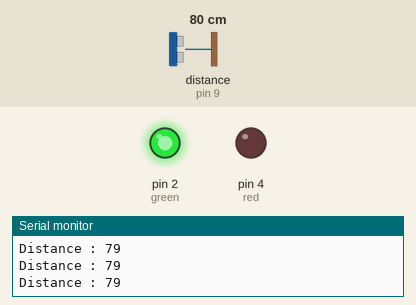
This sketch was run on a simulated Arduino Uno, built with avr-gcc and run on an emulated ATmega328P. Parts: output pins drawn as LEDs (lit = HIGH), the last lines printed to the serial monitor. Wiring (inferred from the names in the program): ultrasonic range finder: trigger pin 10; echo pin 9. Inputs (shaded band) come from the test bench; at power-on: distance to the obstacle (sensor on pin 9) 80 cm. The echo pulse lasts 58.3 µs per cm; pins used as bus, display or sensor lines are not drawn.

Above: at 1.2 s.
1.3 s: distance to the obstacle (sensor on pin 9) set to 56 cm
4.3 s: distance to the obstacle (sensor on pin 9) set to 45 cm
At 4.8 s:
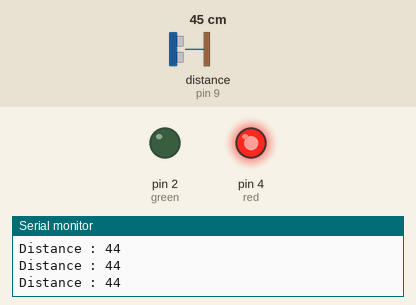
5.9 s: distance to the obstacle (sensor on pin 9) set to 60 cm
At 7.2 s:
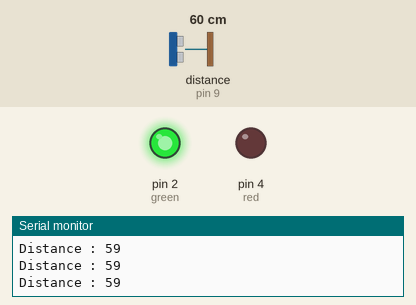
7.5 s: distance to the obstacle (sensor on pin 9) set to 2 cm
At 8.9 s:
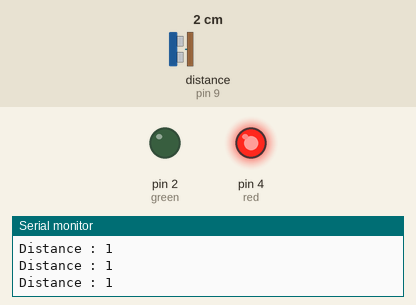
Timing chart, 0 to 10.0 s (numbered marks = the images above; inputs shaded):
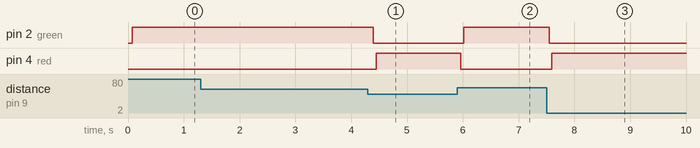

Measured:
- the behaviour switches between 51 and 50 cm on distance to the obstacle (sensor on pin 9) (found by bisection; images 0 and 1)
- after the input at 4.3 s, pin 2 (green): HIGH → LOW after 0.10 s; pin 4 (red): LOW → HIGH after 0.15 s
- after the input at 5.9 s, pin 2 (green): LOW → HIGH after 0.11 s; pin 4 (red): HIGH → LOW after 0.06 s
- after the input at 7.5 s, pin 2 (green): HIGH → LOW at once; pin 4 (red): LOW → HIGH after 0.09 s

The sketch:

UltrasonicSensorTest.ino
```cpp
const int trigPin =10;
const int echoPin =9;

const int red = 4;
const int green = 2;

long duration;
int distance;
double SpeedOfSound =0.034; // cetimeters per microsecond

void setup() {
  // put your setup code here, to run once:
  pinMode(green, OUTPUT);
  pinMode(red, OUTPUT);
  pinMode(trigPin, OUTPUT);
  pinMode(echoPin, INPUT);

  Serial.begin(9600);
}

void loop() {
  // put your main code here, to run repeatedly:
  // digitalWrite(2, HIGH);
  // delay(10);
  // digitalWrite(2, LOW);
  // delay(9000);
  digitalWrite(trigPin, HIGH);
  delayMicroseconds(1);
  digitalWrite(trigPin, LOW);

  duration = pulseIn(echoPin, HIGH);

  distance = duration*SpeedOfSound/2;

  Serial.print("Distance : ");
  Serial.print(distance);
  Serial.print("\n");
delay(25);
  if(distance<50){
    digitalWrite(green, LOW);
    delay(50);
    digitalWrite(red, HIGH);
  } else {
    digitalWrite(red,LOW);
    delay(50);
    digitalWrite(green,HIGH);
  }
}
```
